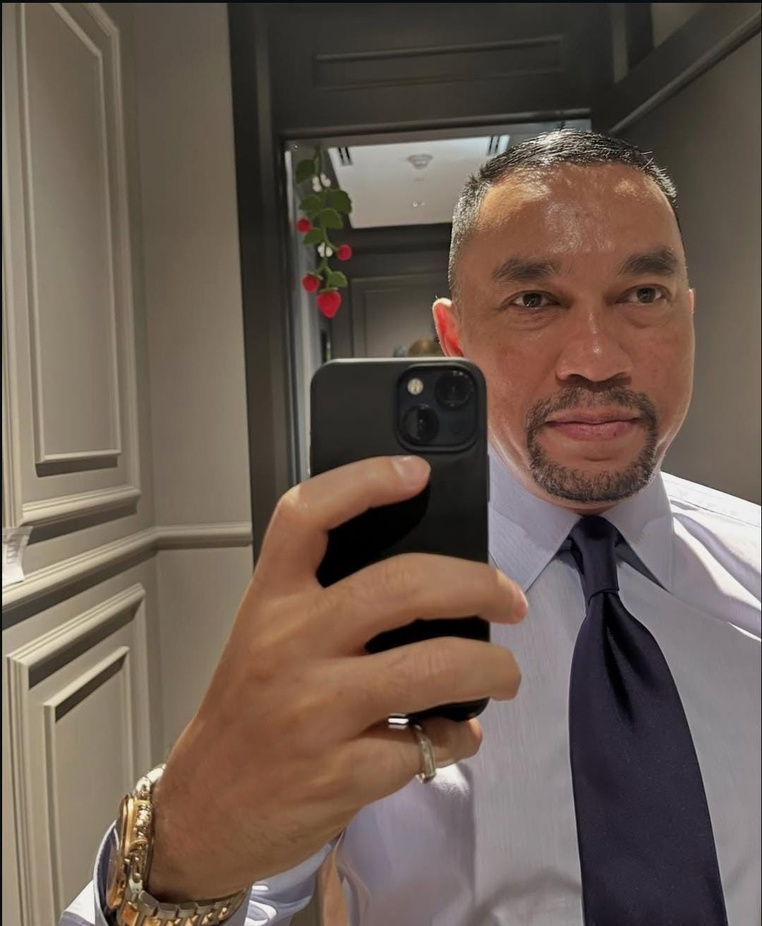
#> input picture roni.jpeg, 762 x 926 px, shrunk from 1080 x 1312 before the run
$ python rotation.py
#> lines starting #> are read from the running program, lines starting #| are printed output that depends on the picture

import cv2
import matplotlib.pyplot as plt

# Membaca gambar
img = cv2.imread("roni.jpeg")
#> img is the input picture: shape (926, 762, 3); mean B, G, R 81.2, 91.7, 107.4
img = cv2.cvtColor(img, cv2.COLOR_BGR2RGB)

tinggi, lebar = img.shape[:2]
#> tinggi = 926; lebar = 762

# Fungsi rotasi
def rotasi(gambar, sudut):
#> called with sudut = 45
    tinggi, lebar = gambar.shape[:2]
#> tinggi = 926; lebar = 762
    pusat = (lebar // 2, tinggi // 2)
#> pusat = (381, 463)

    M = cv2.getRotationMatrix2D(pusat, sudut, 1.0)

    cos = abs(M[0, 0])
#> cos = 0.707
    sin = abs(M[0, 1])
#> sin = 0.707

    lebar_baru = int((tinggi * sin) + (lebar * cos))
#> lebar_baru = 1193
    tinggi_baru = int((tinggi * cos) + (lebar * sin))
#> tinggi_baru = 1193

    M[0, 2] += (lebar_baru / 2) - pusat[0]
    M[1, 2] += (tinggi_baru / 2) - pusat[1]

    hasil = cv2.warpAffine(
        gambar, M, (lebar_baru, tinggi_baru)
    )
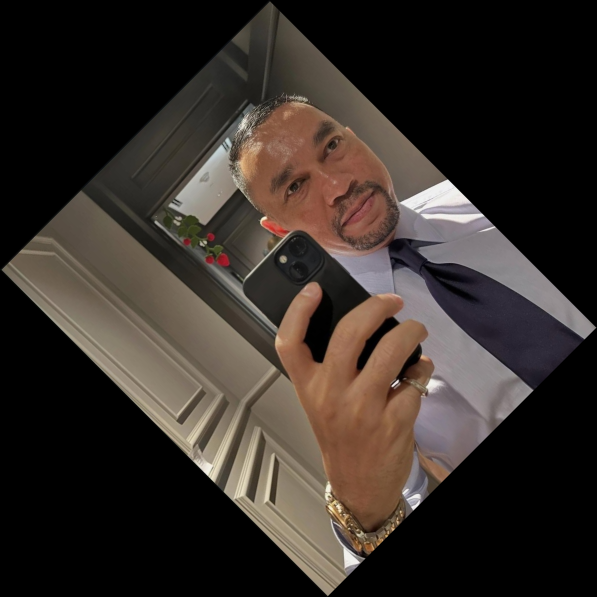
#> hasil: shape (1193, 1193, 3) (shown at 1/2 size); mean R, G, B 53.2, 45.5, 40.3

    return hasil

# Melakukan rotasi
rotasi_45 = rotasi(img, 45)
rotasi_90 = rotasi(img, 90)
#> call 2 of rotasi, with sudut = 90
#> in rotasi (call 2), `hasil = cv2.warpAffine( gambar, M, (lebar_baru, tinggi_baru) )`:
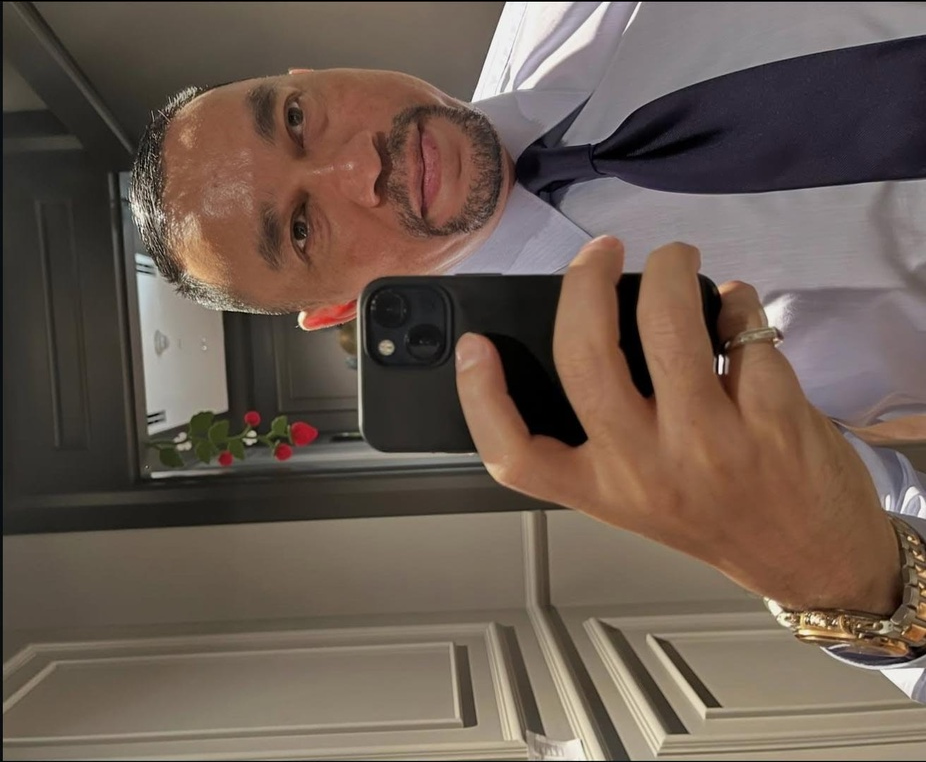
#> hasil: shape (762, 926, 3); mean R, G, B 107.4, 91.7, 81.2
rotasi_180 = rotasi(img, 180)
#> call 3 of rotasi, with sudut = 180
#> in rotasi (call 3), `hasil = cv2.warpAffine( gambar, M, (lebar_baru, tinggi_baru) )`:
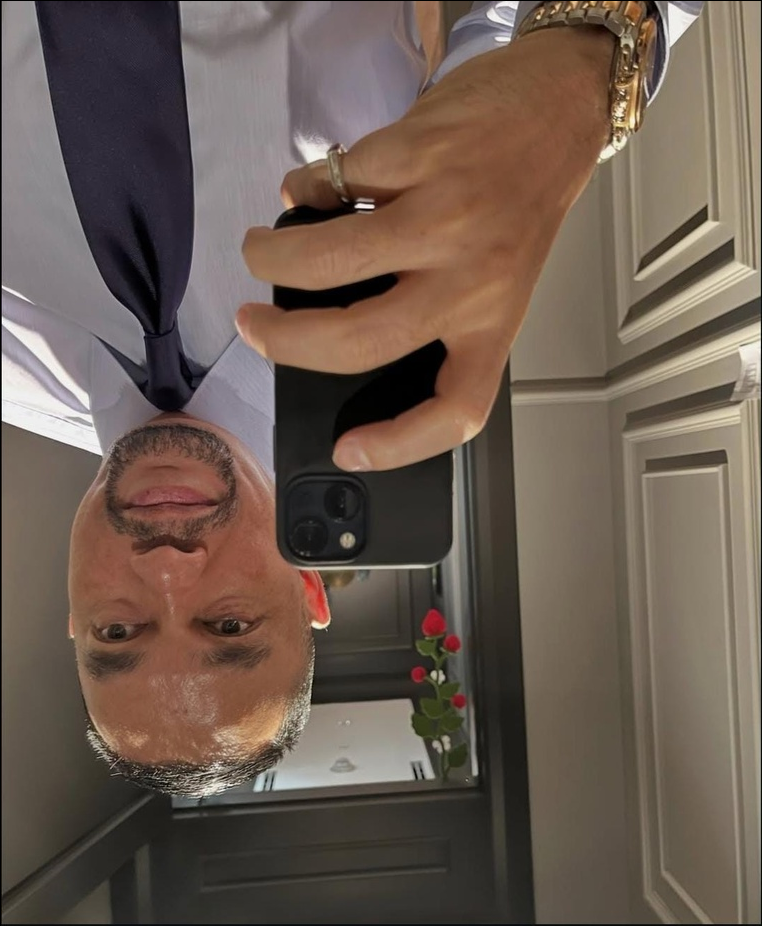
#> hasil: shape (926, 762, 3); mean R, G, B 107.4, 91.7, 81.2

# Menampilkan hasil
plt.figure(figsize=(15, 8))

plt.subplot(2, 2, 1)
plt.imshow(img)
plt.title("Citra Asli")
plt.axis("off")

plt.subplot(2, 2, 2)
plt.imshow(rotasi_45)
plt.title("Rotasi 45 Derajat")
plt.axis("off")

plt.subplot(2, 2, 3)
plt.imshow(rotasi_90)
plt.title("Rotasi 90 Derajat")
plt.axis("off")

plt.subplot(2, 2, 4)
plt.imshow(rotasi_180)
plt.title("Rotasi 180 Derajat")
plt.axis("off")

plt.tight_layout()
plt.show()
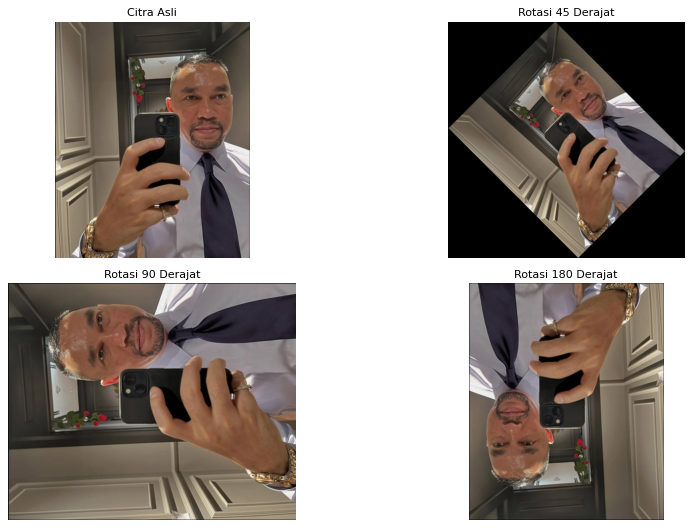
#> figure drawn by matplotlib, 4 panels

# Menyimpan hasil
cv2.imwrite("rotation_45.jpg",
            cv2.cvtColor(rotasi_45, cv2.COLOR_RGB2BGR))
cv2.imwrite("rotation_90.jpg",
            cv2.cvtColor(rotasi_90, cv2.COLOR_RGB2BGR))
cv2.imwrite("rotation_180.jpg",
            cv2.cvtColor(rotasi_180, cv2.COLOR_RGB2BGR))

$ run again, with horizontal_flip.jpg copied over roni.jpeg
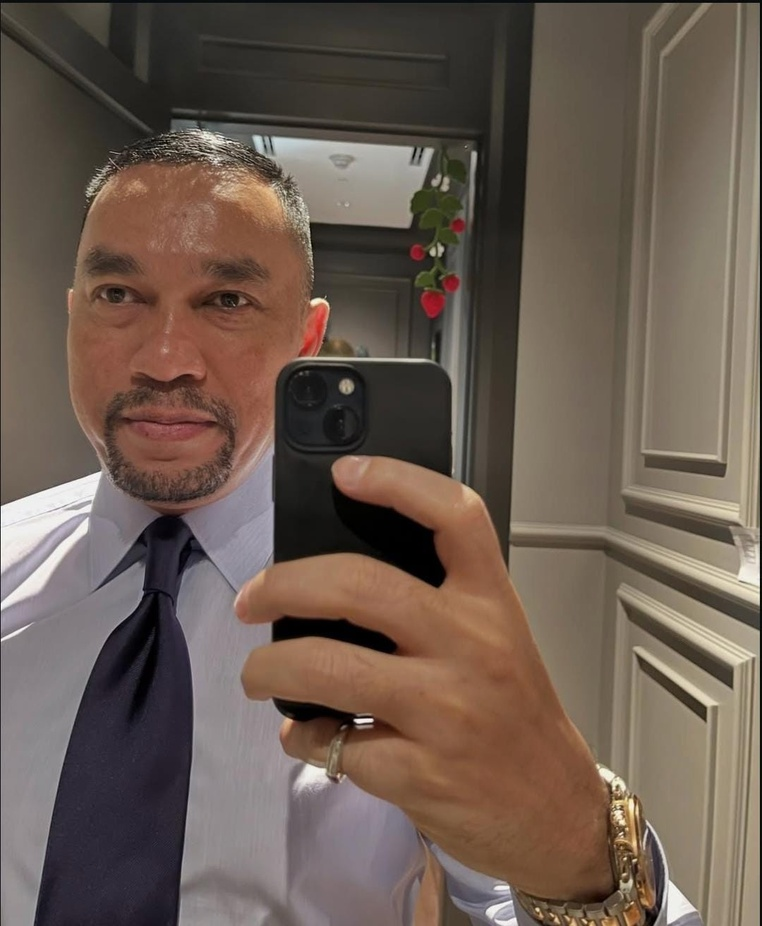
#> input picture horizontal_flip.jpg, 762 x 926 px, shrunk from 1080 x 1312 before the run
#> img is the input picture: shape (926, 762, 3); mean B, G, R 81.2, 91.7, 107.4
#> hasil: shape (762, 926, 3)
#> in rotasi (call 3), `hasil = cv2.warpAffine( gambar, M, (lebar_baru, tinggi_baru) )`:
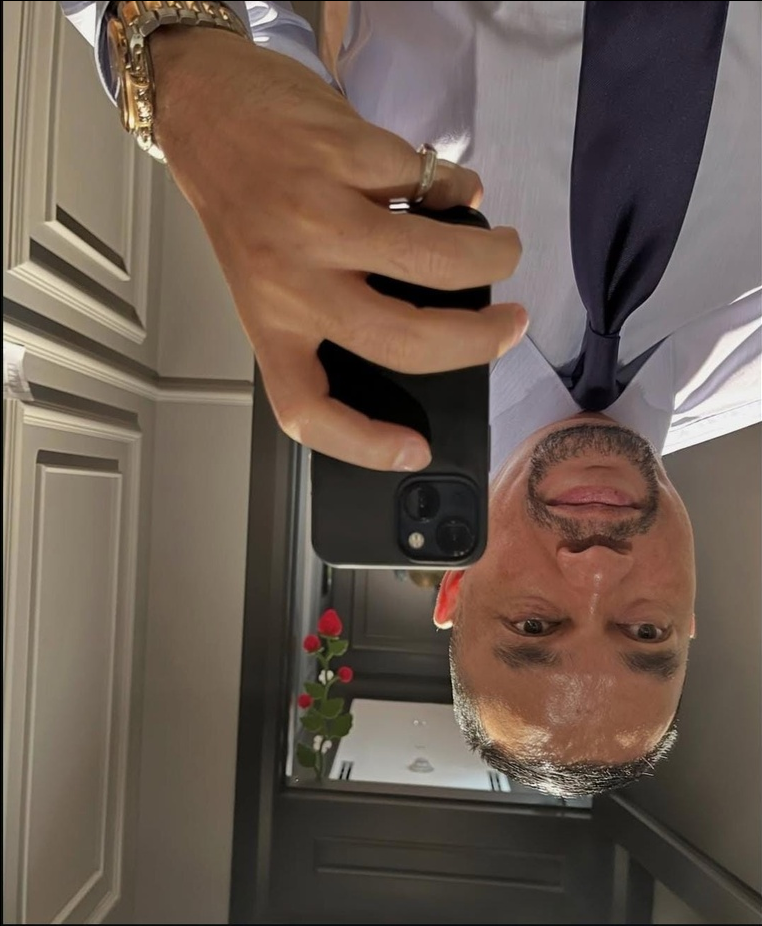
#> hasil: shape (926, 762, 3); mean R, G, B 107.3, 91.7, 81.1
#> `plt.show()`:
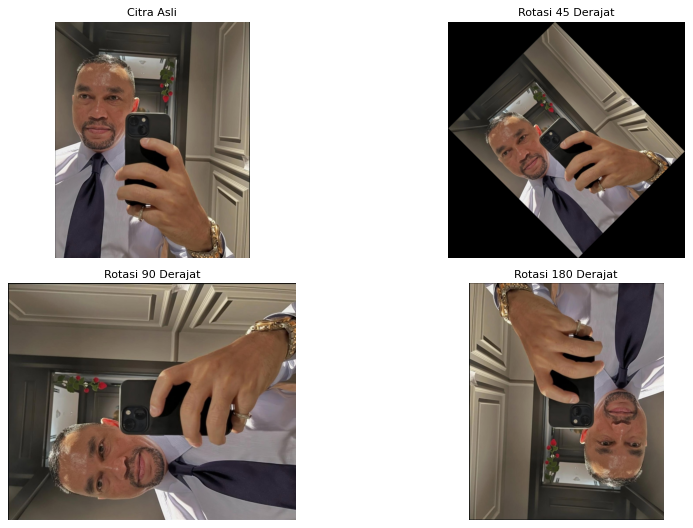
#> figure drawn by matplotlib, 4 panels
